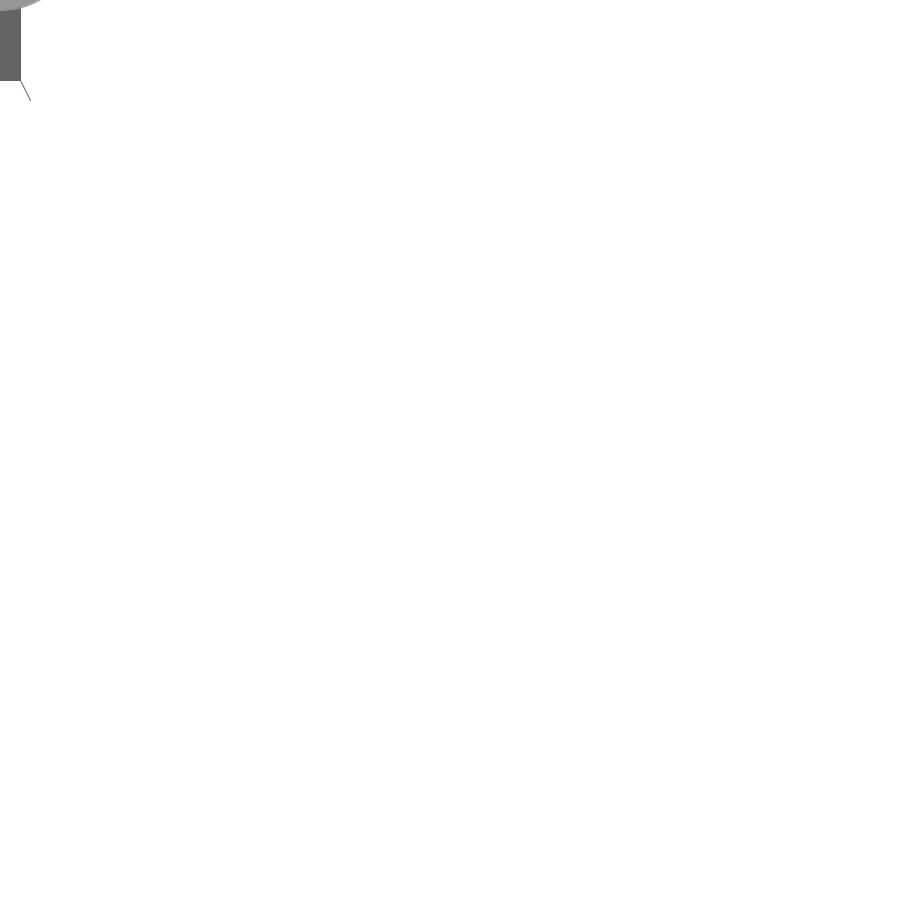
Frame 1 (no input)
Frame 60 (the mouse pressed at the canvas centre just before this capture): identical to frame 1, image omitted
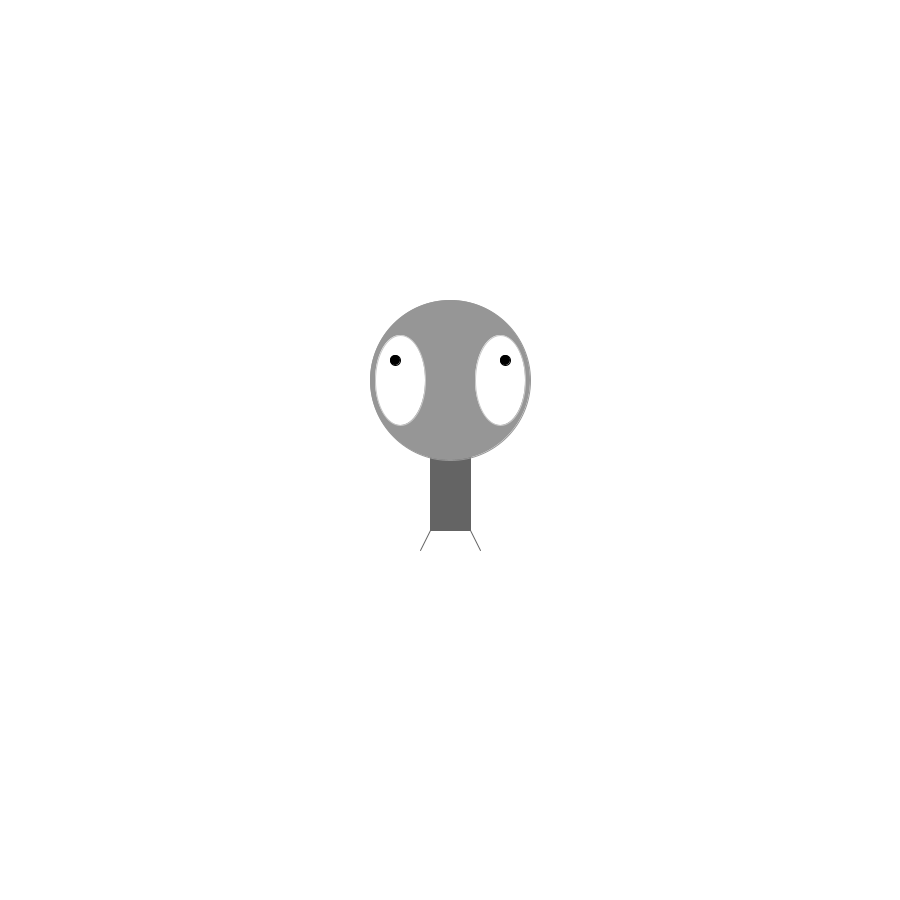
Frame 120 (the mouse held since frame 60 and released just before this capture)

The Processing sketch that drew these frames (run headless with seeded random() and noise(); from frame 60 on, the mouse is pressed at the canvas centre):

// Processing sketch: zoog_series_project
// ── zoog_series_project.pde
Zoog zoog1;

void setup()
{
  size(900, 900);
  frameRate(30);
  
}

void draw()
{
  background(255);
  zoog1 = new Zoog(mouseX, mouseY, pmouseX, pmouseY);
  zoog1.display();
}

// ── zoog.pde
class Zoog{
  int x, y, a, b;
  float eye_r = 255;
  float eye_g = 255;
  float eye_b = 255;
  
  Zoog(int zx, int zy, int za, int zb){
    x = zx;
    y = zy;
    a = za;
    b = zb;
  }
  
  void display(){
    //body
    stroke(100);
    fill(100);
    rect(x-20, y, 40, 80);
  
    //legs
    stroke(100);
    line(x-20, y+80, a-30, b+100);
    stroke(100);
    line(x+20, y+80, a+30, b+100);
  
    //head  
    stroke(150);
    fill(150);
    ellipse(x, y-70, 160, 160);
  
    //eyes
    stroke(200);
    fill(eye_r, eye_g, eye_b);
    ellipse(x-50, y-70, 50, 90);
    stroke(200);
    fill(eye_r, eye_g, eye_b);
    ellipse(x+50, y-70, 50, 90);
  
    //lens
    stroke(0);
    fill(0);
    ellipse(x-55, y-90, 10, 10);
    stroke(0);
    fill(0);
    ellipse(x+55, y-90, 10, 10);
    }
}
